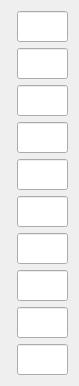
   <widget class="QWidget" name="formLayoutWidget_6">
    <property name="geometry">
     <rect>
      <x>239</x>
      <y>43</y>
      <width>71</width>
      <height>331</height>
     </rect>
    </property>
    <property name="font">
     <font>
      <family>微软雅黑</family>
      <pointsize>12</pointsize>
     </font>
    </property>
    <layout class="QFormLayout" name="formLayout_8">
     <item row="0" column="1">
      <widget class="QLineEdit" name="lineEdit40">
       <property name="font">
        <font>
         <family>微软雅黑</family>
         <pointsize>12</pointsize>
        </font>
       </property>
       <property name="text">
        <string/>
       </property>
       <property name="alignment">
        <set>Qt::AlignRight|Qt::AlignTrailing|Qt::AlignVCenter</set>
       </property>
       <property name="readOnly">
        <bool>false</bool>
       </property>
      </widget>
     </item>
     <item row="1" column="1">
      <widget class="QLineEdit" name="lineEdit41">
       <property name="font">
        <font>
         <family>微软雅黑</family>
         <pointsize>12</pointsize>
        </font>
       </property>
       <property name="text">
        <string/>
       </property>
       <property name="alignment">
        <set>Qt::AlignRight|Qt::AlignTrailing|Qt::AlignVCenter</set>
       </property>
       <property name="readOnly">
        <bool>false</bool>
       </property>
      </widget>
     </item>
     <item row="2" column="1">
      <widget class="QLineEdit" name="lineEdit42">
       <property name="font">
        <font>
         <family>微软雅黑</family>
         <pointsize>12</pointsize>
        </font>
       </property>
       <property name="text">
        <string/>
       </property>
       <property name="alignment">
        <set>Qt::AlignRight|Qt::AlignTrailing|Qt::AlignVCenter</set>
       </property>
       <property name="readOnly">
        <bool>false</bool>
       </property>
      </widget>
     </item>
     <item row="3" column="1">
      <widget class="QLineEdit" name="lineEdit43">
       <property name="font">
        <font>
         <family>微软雅黑</family>
         <pointsize>12</pointsize>
        </font>
       </property>
       <property name="text">
        <string/>
       </property>
       <property name="alignment">
        <set>Qt::AlignRight|Qt::AlignTrailing|Qt::AlignVCenter</set>
       </property>
       <property name="readOnly">
        <bool>false</bool>
       </property>
      </widget>
     </item>
     <item row="4" column="1">
      <widget class="QLineEdit" name="lineEdit44">
       <property name="font">
        <font>
         <family>微软雅黑</family>
         <pointsize>12</pointsize>
        </font>
       </property>
       <property name="text">
        <string/>
       </property>
       <property name="alignment">
        <set>Qt::AlignRight|Qt::AlignTrailing|Qt::AlignVCenter</set>
       </property>
       <property name="readOnly">
        <bool>false</bool>
       </property>
      </widget>
     </item>
     <item row="5" column="1">
      <widget class="QLineEdit" name="lineEdit45">
       <property name="font">
        <font>
         <family>微软雅黑</family>
         <pointsize>12</pointsize>
        </font>
       </property>
       <property name="text">
        <string/>
       </property>
       <property name="alignment">
        <set>Qt::AlignRight|Qt::AlignTrailing|Qt::AlignVCenter</set>
       </property>
       <property name="readOnly">
        <bool>false</bool>
       </property>
      </widget>
     </item>
     <item row="6" column="1">
      <widget class="QLineEdit" name="lineEdit46">
       <property name="font">
        <font>
         <family>微软雅黑</family>
         <pointsize>12</pointsize>
        </font>
       </property>
       <property name="text">
        <string/>
       </property>
       <property name="alignment">
        <set>Qt::AlignRight|Qt::AlignTrailing|Qt::AlignVCenter</set>
       </property>
       <property name="readOnly">
        <bool>false</bool>
       </property>
      </widget>
     </item>
     <item row="7" column="1">
      <widget class="QLineEdit" name="lineEdit47">
       <property name="font">
        <font>
         <family>微软雅黑</family>
         <pointsize>12</pointsize>
        </font>
       </property>
       <property name="text">
        <string/>
       </property>
       <property name="alignment">
        <set>Qt::AlignRight|Qt::AlignTrailing|Qt::AlignVCenter</set>
       </property>
       <property name="readOnly">
        <bool>false</bool>
       </property>
      </widget>
     </item>
     <item row="8" column="1">
      <widget class="QLineEdit" name="lineEdit48">
       <property name="font">
        <font>
         <family>微软雅黑</family>
         <pointsize>12</pointsize>
        </font>
       </property>
       <property name="text">
        <string/>
       </property>
       <property name="alignment">
        <set>Qt::AlignRight|Qt::AlignTrailing|Qt::AlignVCenter</set>
       </property>
       <property name="readOnly">
        <bool>false</bool>
       </property>
      </widget>
     </item>
     <item row="9" column="1">
      <widget class="QLineEdit" name="lineEdit49">
       <property name="font">
        <font>
         <family>微软雅黑</family>
         <pointsize>12</pointsize>
        </font>
       </property>
       <property name="text">
        <string/>
       </property>
       <property name="alignment">
        <set>Qt::AlignRight|Qt::AlignTrailing|Qt::AlignVCenter</set>
       </property>
       <property name="readOnly">
        <bool>false</bool>
       </property>
      </widget>
     </item>
    </layout>
   </widget>
